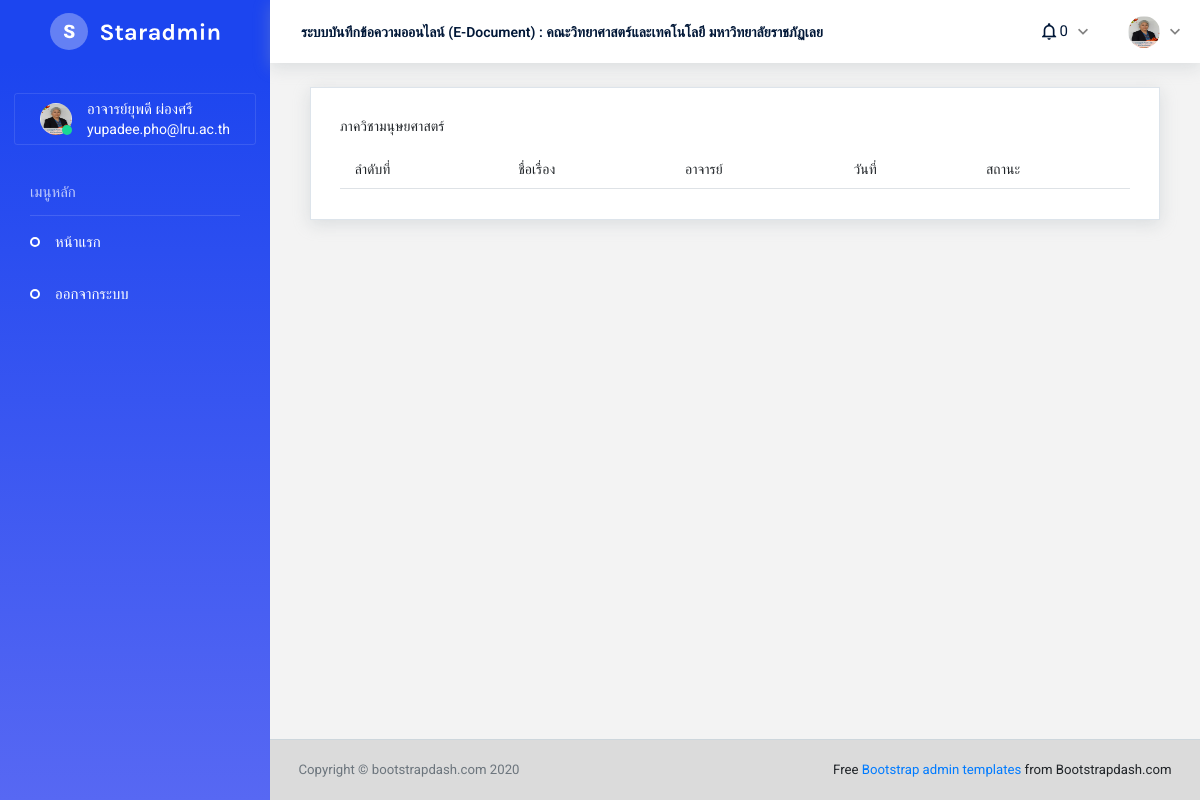
Screenshot of /depart-page-check.php (signed in) with the database file from the repository.
### tables this page shows
CREATE TABLE `member` (
  `id` int(4) NOT NULL,
  `field` varchar(100) NOT NULL,
  `name` varchar(100) NOT NULL,
  `email` varchar(100) NOT NULL,
  `pass` varchar(100) NOT NULL,
  `line_token` varchar(255) NOT NULL,
  `dep` varchar(100) NOT NULL,
  `status` char(1) NOT NULL,
  `image` varchar(100) NOT NULL,
  `rule` varchar(4) NOT NULL,
  `pass_update` char(1) NOT NULL
);

### depart-page-check.php (the view, shortened to what this page needs)
<?php
    include_once('connect.php');
    $id = $_SESSION["id"];
	$sql = "SELECT * FROM member WHERE id = ? ";
	$stmt = $conn->prepare($sql);
	$stmt->bind_param('s', $id);
	$stmt ->execute();
	$result = $stmt->get_result();
	$row = $result->fetch_assoc();
    $dep = $row["dep"];
?>
<!DOCTYPE html>
<html lang="en">
  <head>
    <link rel="stylesheet" href="assets/vendors/iconfonts/mdi/css/materialdesignicons.min.css">
    <link rel="stylesheet" href="assets/vendors/iconfonts/ionicons/dist/css/ionicons.css">
    <link rel="stylesheet" href="assets/vendors/iconfonts/flag-icon-css/css/flag-icon.min.css">
    <link rel="stylesheet" href="assets/vendors/css/vendor.bundle.base.css">
    <link rel="stylesheet" href="assets/vendors/css/vendor.bundle.addons.css">
    <link rel="stylesheet" href="assets/vendors/iconfonts/font-awesome/css/font-awesome.min.css" />
    <link rel="stylesheet" href="assets/css/shared/style.css">
    <link rel="stylesheet" href="assets/css/demo_1/style.css">
  </head>
  <body>
    <div class="container-scroller">
      <nav class="navbar default-layout col-lg-12 col-12 p-0 fixed-top d-flex flex-row">
        <div class="text-center navbar-brand-wrapper d-flex align-items-top justify-content-center">
          <a class="navbar-brand brand-logo" href="index.html">
            <img src="assets/images/logo.svg" alt="logo" /> </a>
        </div>
        <div class="navbar-menu-wrapper d-flex align-items-center">
          <ul class="navbar-nav">
            <li class="nav-item font-weight-semibold d-none d-lg-block">ระบบบันทึกข้อความออนไลน์ (E-Document) : คณะวิทยาศาสตร์และเทคโนโลยี มหาวิทยาลัยราชภัฏเลย</li>
          </ul>
          <ul class="navbar-nav ml-auto">
            <?php
              $sql="SELECT * FROM memo WHERE dep = '$dep' AND status = '1' ORDER BY id DESC";
              $query = mysqli_query($conn,$sql);
              $rowcount=mysqli_num_rows($query);
            ?>
            <li class="nav-item dropdown d-none d-xl-inline-block user-dropdown">
              <a class="nav-link dropdown-toggle" id="UserDropdown" href="#" data-toggle="dropdown" aria-expanded="false">
                <i class="mdi mdi-bell-outline"></i>
                <span class="count"><?php echo $rowcount; ?></span>
              </a>
            </li>
            <li class="nav-item dropdown d-none d-xl-inline-block user-dropdown">
              <a class="nav-link dropdown-toggle" id="UserDropdown" href="#" data-toggle="dropdown" aria-expanded="false">
                <img class="img-xs rounded-circle" src="assets/images/user/<?php echo $row["image"];?>" alt="Profile image"> </a>
            </li>
          </ul>
        </div>
      </nav>
      <div class="container-fluid page-body-wrapper">
        <nav class="sidebar sidebar-offcanvas" id="sidebar">
          <ul class="nav">
            <li class="nav-item nav-profile">
              <a href="#" class="nav-link">
                <div class="profile-image">
                  <img class="img-xs rounded-circle" src="assets/images/user/<?php echo $row["image"];?>" alt="profile image">
                  <div class="dot-indicator bg-success"></div>
                </div>
                <div class="text-wrapper">
                  <p class="profile-name"><?php echo $row["name"];?></p>
                  <p class="designation"><?php echo $row["email"];?></p>
                </div>
              </a>
            </li>
            <li class="nav-item nav-category">เมนูหลัก</li>
            <li class="nav-item">
              <a class="nav-link" href="depart-page.php">
                <span class="menu-title">หน้าแรก</span>
              </a>
            </li>
            <li class="nav-item">
              <a class="nav-link" href="sign-out.php">
                <span class="menu-title">ออกจากระบบ</span>
              </a>
            </li>
          </ul>
        </nav>
        <div class="main-panel">
          <div class="content-wrapper">
              <div class="col-lg-12 grid-margin stretch-card">
                <div class="card">
                  <div class="card-body">
                    <h4 class="card-title"><?php echo $row["dep"];?></h4>
                    <table class="table table-striped">
                      <thead>
                        <tr>
                          <th> ลำดับที่ </th>
                          <th> ชื่อเรื่อง </th>
                          <th> อาจารย์ </th>
                          <th> วันที่ </th>
                          <th> สถานะ </th>
                        </tr>
                      </thead>
                    </table>
                  </div>
                </div>
              </div>
          </div>
          <footer class="footer">
            <div class="container-fluid clearfix">
              <span class="text-muted d-block text-center text-sm-left d-sm-inline-block">Copyright © bootstrapdash.com 2020</span>
              <span class="float-none float-sm-right d-block mt-1 mt-sm-0 text-center"> Free <a href="https://www.bootstrapdash.com/bootstrap-admin-template/" target="_blank">Bootstrap admin templates</a> from Bootstrapdash.com</span>
            </div>
          </footer>
        </div>
      </div>
    </div>
  </body>
</html>

### rows the page displays
member: image (picture), name "อาจารย์ยุพดี ผ่องศรี", email "yupadee.pho@lru.ac.th", dep "ภาควิชามนุษยศาสตร์"

### other values shown
$rowcount "0"
